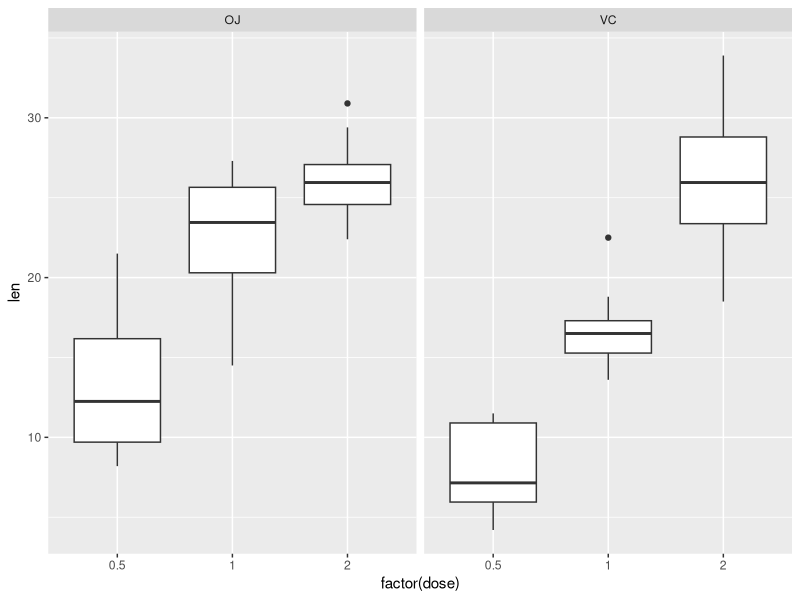
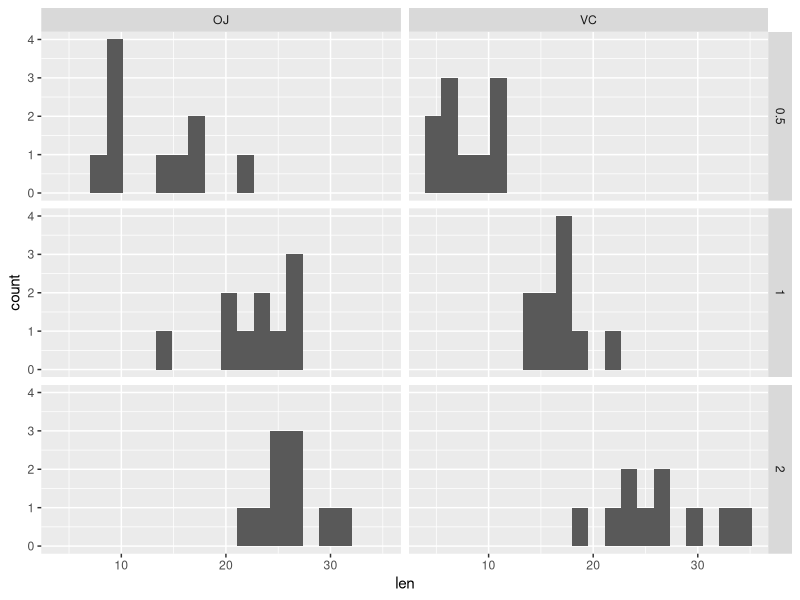

Source code (R) for these figures, in order:
## ---- chunk 1
library(datasets)
library(dplyr)
library(ggplot2)
# We want the same data on each run
set.seed(1507471380)
## ---- chunk 2
ggplot(ToothGrowth, aes(factor(dose), len)) + facet_grid(~supp) + geom_boxplot()
## ---- chunk 3
ggplot(ToothGrowth, aes(len)) + facet_grid(dose~supp) + geom_histogram(bins=20)
## ---- chunk 4

# Test whether the tooth length in case of {dose,supp}A is greater than for {dose,supp}0
# H0: len(dose0, supp0) = len(doseA, suppA)
# HA: len(dose0, supp0) < len(doseA, suppA)
# If the p-value is low enough, then H0 can be rejected and HA may be assumed true
# If the p-value is too high, then we failed to reject H0
test_tg <- function(dose0, supp0, doseA, suppA) {
	t.test(ToothGrowth$len[ToothGrowth$dose == doseA & ToothGrowth$supp == suppA],
	       ToothGrowth$len[ToothGrowth$dose == dose0 & ToothGrowth$supp == supp0], alternative="greater")
}

# Test the two {dose,supp}{0,A} pairs in both directions and print the p-values
test_and_print <- function(dose0, supp0, doseA, suppA) {
	descr_fwd <- paste("HA={ (", doseA, ",", suppA, ") more effective than (", dose0, ",", supp0, ") }", sep = "")
	print(paste(descr_fwd, test_tg(dose0, supp0, doseA, suppA)$p.value))
	descr_rev <- paste("HA={ (", dose0, ",", supp0, ") more effective than (", doseA, ",", suppA, ") }", sep = "")
	print(paste(descr_rev, test_tg(doseA, suppA, dose0, supp0)$p.value))
	#print(paste("HA={ (", doseA, ",", suppA, ") more effective than (", dose0, ",", supp0, ") }: ", test_tg(dose0, supp0, doseA, suppA)$p.value, sep = ""))
	#print(paste("HA={ (", dose0, ",", supp0, ") more effective than (", doseA, ",", suppA, ") }: ", test_tg(doseA, suppA, dose0, supp0)$p.value, sep = ""))
}

# Check whether OJ > VC with @dose, or the opposite, or neither
test_dose <- function(dose) {
	test_and_print(dose, "VC", dose, "OJ")
}

# Check whether 2.0 > 1.0 > 0.5 for @supp, or the opposite, or neither
test_supplement <- function(supp) {
	test_and_print(0.5, supp, 1.0, supp)
	test_and_print(1.0, supp, 2.0, supp)
}
## ---- chunk 5
test_dose(0.5)
test_dose(1.0)
test_dose(2.0)
## ---- chunk 6
test_supplement("VC")
test_supplement("OJ")
